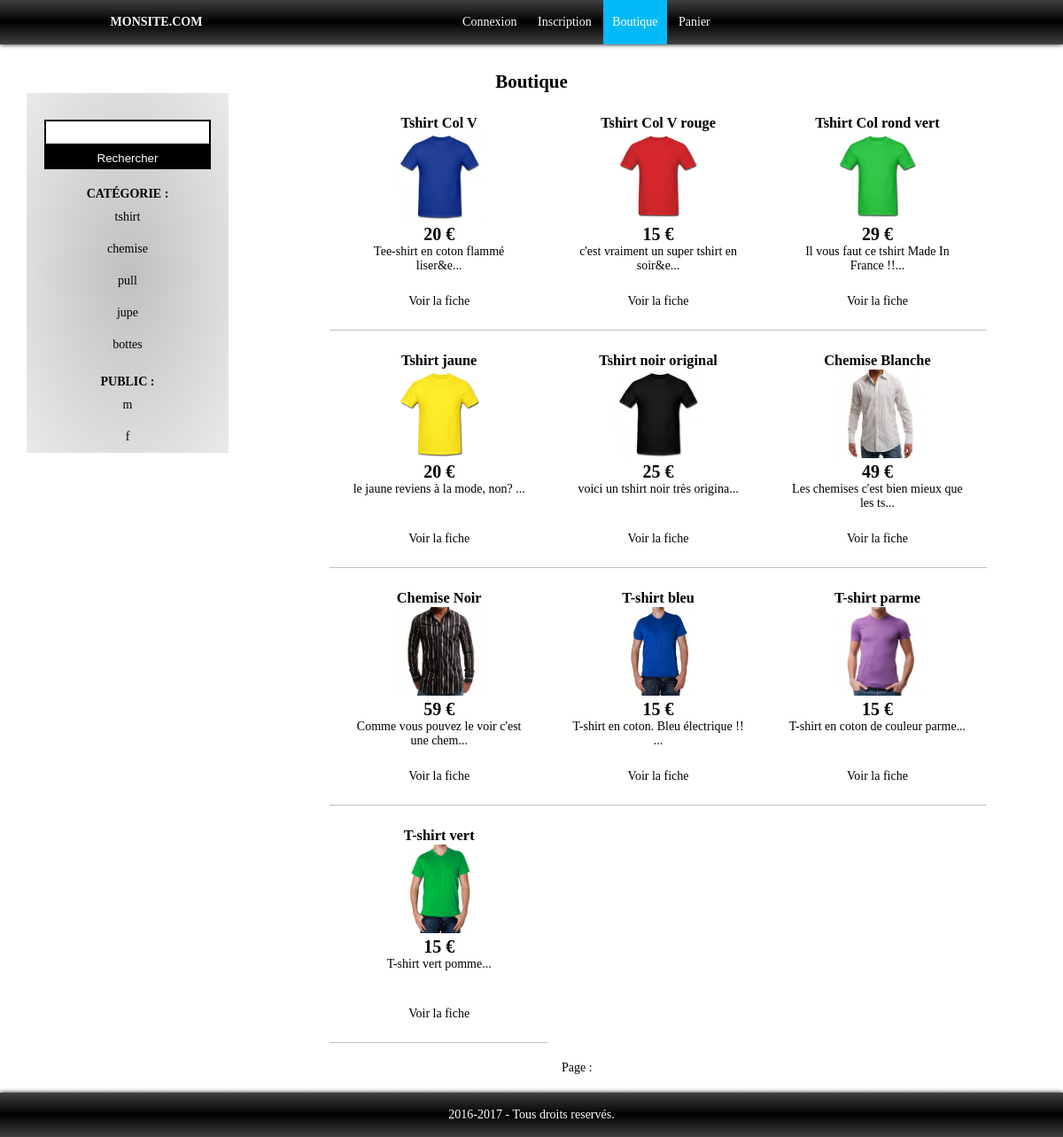
The app's page /boutique.php?public=m with its own data.
### tables this page shows
CREATE TABLE `produit` (
  `id_produit` int(3) NOT NULL,
  `reference` varchar(20) NOT NULL,
  `categorie` varchar(20) NOT NULL,
  `titre` varchar(100) NOT NULL,
  `description` text NOT NULL,
  `couleur` varchar(20) NOT NULL,
  `taille` varchar(5) NOT NULL,
  `public` enum('m','f','mixte') NOT NULL,
  `photo` varchar(250) NOT NULL,
  `prix` int(3) NOT NULL,
  `stock` int(3) NOT NULL
);

### boutique.php (the view, shortened to what this page needs)
<?php
require_once('inc/init.inc.php');
require_once('inc/haut.inc.php');
$resultat = $pdo -> query("SELECT DISTINCT categorie FROM produit WHERE stock != 0");
$categorie = $resultat -> fetchAll(PDO::FETCH_ASSOC);
$resultat = $pdo -> query("SELECT DISTINCT public FROM produit WHERE stock != 0");
$public = $resultat -> fetchAll(PDO::FETCH_ASSOC);
if(isset($_GET['public']) && $_GET['public'] != ''){
	$resultat = $pdo -> prepare("SELECT * FROM produit WHERE  public = :public AND stock != 0");
	$resultat -> bindParam(':public', $_GET['public'], PDO::PARAM_STR);
	$resultat -> execute();
	$produits = $resultat -> fetchAll(PDO::FETCH_ASSOC);
}
?>
<h1>Boutique</h1>
<div class="boutique-gauche">
	<div class="bandeau">
		<form action="?search=$_GET['search']" method="get" id="searchForm">
			<input type="text" name="search" id="searchInput">
			<ul class="product_list"></ul>
			<input type="submit" value="Rechercher">
		</form>
	</div>
	<ul>
		<li><b>CAT&Eacute;GORIE :</b></li>
		<?php foreach ($categorie as $cat) : ?>
		<li>
			<a href="?categorie=<?= $cat['categorie'] ?>"><?= $cat['categorie'] ?></a>
		</li>
		<?php endforeach; ?>
	</ul>
	<br>
	<ul>
		<li><b>PUBLIC :</b></li>
		<?php foreach ($public as $sexe) : ?>
		<li>
			<a href="?public=<?= $sexe['public'] ?>"><?= $sexe['public'] ?></a>
		</li>
		<?php endforeach; ?>
	</ul>
</div>
<div class="boutique-droite">
	<?php foreach ($produits as $produit) : ?>
		<div class="boutique-produit">
			<h3><?= $produit['titre'] ?></h3>
			<a href="fiche_produit.php?id=<?= $produit['id_produit'] ?>">
				<img src="photo/<?= $produit['photo'] ?>">
			</a>
			<p class="prix">
				<?= $produit['prix'] ?> €
			</p>
			<p class="description">
				<?= substr($produit['description'], 0, 40).'...' ?>
			</p>
			<br><a href="fiche_produit.php?id=<?= $produit['id_produit'] ?>">Voir la fiche</a>
		</div>
	<?php endforeach ?>
	<div class="pagination">
		<p> Page :
		</p>
	</div>
</div>
<?php
require_once('inc/bas.inc.php');
?>

### css/style.css (style rules this page uses)
body { font-family : verdana; font-size: 14px; }
h1 { text-align: center; }
a { text-decoration: none; color: #000; }
.boutique-gauche { float: left; width: 20%; min-height: calc( 100vh * 1 / 3); margin-right: 10%; padding-top: 10px; text-align: center; background: #c0c0c0; background: -moz-radial-gradient(center, ellipse cover, #c0c0c0 0%, #eaeaea 100%); background: #c0c0c0; background: -moz-radial-gradient(center, ellipse cover, #c0c0c0 0%, #eaeaea 100%); background: radial-gradient(ellipse at center, #c0c0c0, #eaeaea); }
.boutique-gauche ul { list-style: none; padding: 0; }
.boutique-gauche ul li a { display: block; padding: 10px; }
.boutique-gauche ul.product_list { background-color: white; border: 1px solid black; }
.boutique-droite { width: 70%; float: left; }
.boutique-droite .pagination { width: 70%; float: left; margin: 20px 0; text-align: center; }
.boutique-produit { float: left; width: 25%; text-align: center; padding: 3%; border-bottom: 1px solid #c0c0c0; }
.boutique-produit img { height: 100px; }
.boutique-produit .prix { font-weight: bold; font-size: 20px; }
.boutique-produit .description { height : 40px; }
.bandeau { margin: 20px; padding: 0; }
.bandeau input:not([type="submit"]), .bandeau input[type="submit"] { width: 100%; margin: 0; box-sizing: border-box; }
textarea, select, input:not([type="submit"]) { width: 300px; margin-bottom: 10px; padding: 5px; border: 2px solid black; }
input[type="submit"] { background-color: black; color: white; border: 0; padding: 5px 10px; margin-left:115px; }

### records on screen
produit: titre "Tshirt Col V", photo (picture), prix "20", description "Tee-shirt en coton flammé liser&e"
produit: titre "Tshirt Col V rouge", photo (picture), prix "15", description "c'est vraiment un super tshirt en soir&e"
produit: titre "Tshirt Col rond vert", photo (picture), prix "29", description "Il vous faut ce tshirt Made In France !!"
produit: titre "Tshirt jaune", photo (picture), prix "20", description "le jaune reviens à la mode, non?"
produit: titre "Tshirt noir original", photo (picture), prix "25", description "voici un tshirt noir très origina"
produit: titre "Chemise Blanche", photo (picture), prix "49", description "Les chemises c'est bien mieux que les ts"
produit: titre "Chemise Noir", photo (picture), prix "59", description "Comme vous pouvez le voir c'est une chem"
produit: titre "T-shirt bleu", photo (picture), prix "15", description "T-shirt en coton. Bleu électrique !!"
produit: titre "T-shirt parme", photo (picture), prix "15", description "T-shirt en coton de couleur parme"
produit: titre "T-shirt vert", photo (picture), prix "15", description "T-shirt vert pomme"

### other values on screen
$cat['categorie'] "tshirt"
$cat['categorie'] "chemise"
$cat['categorie'] "pull"
$cat['categorie'] "jupe"
$cat['categorie'] "bottes"
$sexe['public'] "m"
$sexe['public'] "f"
